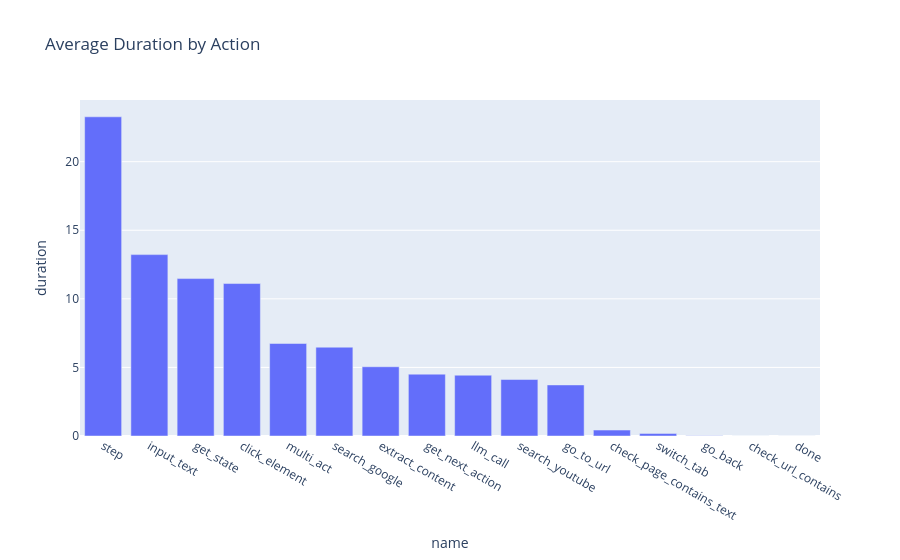

Write notebook code for a chart like this one.
### Markdown cell above
# Action vs Duration Analysis

### Code cell
# Average Duration per Action
avg_duration_action = df.groupby('name')['duration'].mean().reset_index().sort_values('duration', ascending=False)
fig = px.bar(avg_duration_action, x='name', y='duration', title='Average Duration by Action')
fig.show()

### Figure 1 — Plotly figure (JSON) as saved in the notebook; plotly's stock layout.template omitted (floating-point values rounded to 4 significant figures)
{"data": [{"hovertemplate": "name=%{x}<br>duration=%{y}<extra></extra>", "legendgroup": "", "marker": {"color": "#636efa", "pattern": {"shape": ""}}, "name": "", "orientation": "v", "showlegend": false, "textposition": "auto", "type": "bar", "x": ["step", "input_text", "get_state", "click_element", "multi_act", "search_google", "extract_content", "get_next_action", "llm_call", "search_youtube", "go_to_url", "check_page_contains_text", "switch_tab", "go_back", "check_url_contains", "done"], "xaxis": "x", "y": [23.27, 13.22, 11.48, 11.12, 6.744, 6.475, 5.048, 4.508, 4.432, 4.117, 3.723, 0.4326, 0.1876, 0.02682, 0.005581, 0.0003662], "yaxis": "y"}], "layout": {"barmode": "relative", "legend": {"tracegroupgap": 0}, "title": {"text": "Average Duration by Action"}, "xaxis": {"anchor": "y", "domain": [0, 1], "title": {"text": "name"}}, "yaxis": {"anchor": "x", "domain": [0, 1], "title": {"text": "duration"}}}}
